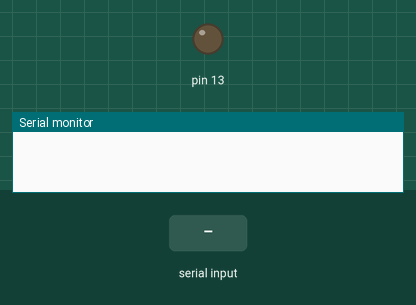
Bench run of a sketch on a simulated Arduino Uno, built with avr-gcc and run on an emulated ATmega328P. On the bench: output pins drawn as LEDs (lit = HIGH), the last lines printed to the serial monitor. The inputs (shaded band) are chosen by the test bench.

Above: at 1.2 s.
1.3 s: "5" received over Serial
At 2.3 s:
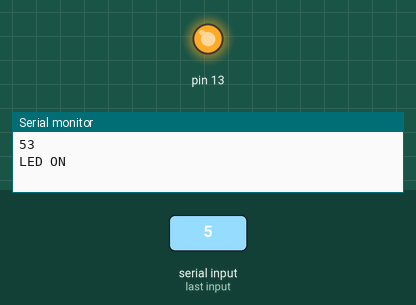
Timing chart, 0 to 10.3 s (numbered marks = the images above; inputs shaded):
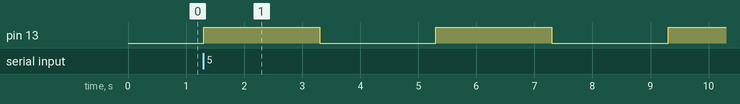

Measured:
- after the input at 1.3 s, pin 13: alternates HIGH for 2.0 s and LOW for 2.0 s, starting at once

The sketch:

led_serial.ino
```cpp
void setup() {
  pinMode(13, OUTPUT);
  Serial.begin(9600);
}
void loop() {
int var = Serial.read();
 if(var>0){
 Serial.println(var);
 if (var==53){
  while(Serial.read()!= 54){
     blinkled();
 }
}
}
}

void blinkled(){

   digitalWrite(13, HIGH);
   Serial.println("LED ON");
   delay(2000);
   digitalWrite(13, LOW);
   Serial.println("LED OFF");
   delay(2000);
}
```
